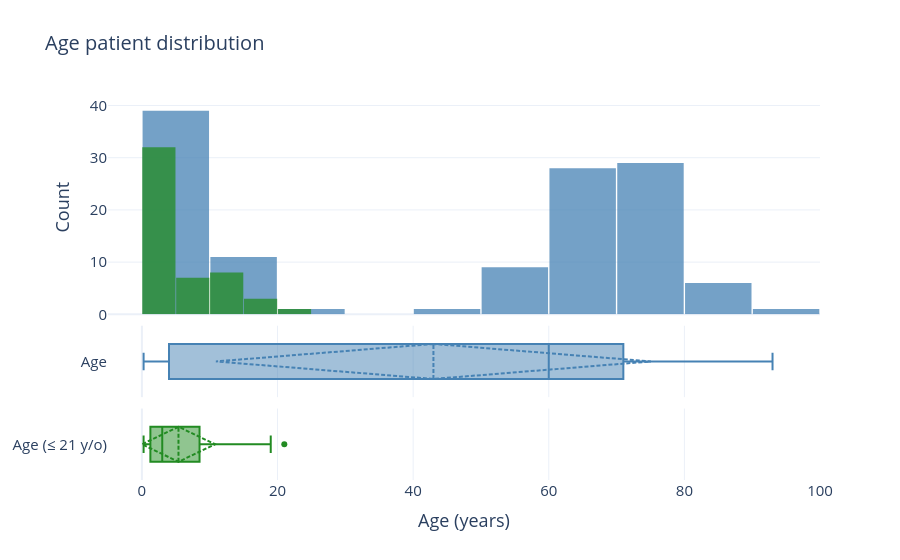

The notebook cell saved with this chart:
### Markdown cell above
### 3.3. Age distribution

### Code cell
# --- 1. Datos ---
ages = df_patients["age"].dropna()
ages_filtered = ages[ages <=21]

# --- 3. Crear figura: 2 filas, eje X compartido ---
fig = make_subplots(
    rows=3, cols=1,
    shared_xaxes=True,
    row_heights=[0.75, 0.25, 0.25],   # histograma más grande, boxplot como "resumen" fino
    vertical_spacing=0.03,
)

# --- Histograma (normalizado a densidad para que la escala coincida con la KDE) ---
fig.add_trace(
    go.Histogram(
        x=ages,
        name="Duration",
        marker_color="steelblue",
        opacity=0.75,
        showlegend=False,
    ),
    row=1, col=1
)
fig.add_trace(
    go.Histogram(
        x=ages_filtered,
        name="Duration",
        marker_color="forestgreen",
        opacity=0.75,
        showlegend=False,
    ),
    row=1, col=1
)

# --- Boxplot horizontal ---
fig.add_trace(
    go.Box(
        x=ages,
        name="Age",
        marker_color="steelblue",
        line_color="steelblue",
        boxpoints="outliers",   # muestra outliers como puntos
        showlegend=False,
        boxmean="sd"
    ),
    row=2, col=1
)

# --- Boxplot horizontal ---
fig.add_trace(
    go.Box(
        x=ages_filtered,
        name="Age (≤ 21 y/o)",
        marker_color="forestgreen",
        line_color="forestgreen",
        boxpoints="outliers",   # muestra outliers como puntos
        showlegend=False,
        boxmean="sd"
    ),
    row=3, col=1
)

# --- 4. Layout ---
fig.update_layout(
    template="plotly_white",
    title_text="Age patient distribution",
    font=dict(size=15),
    title_font=dict(size=20),
    bargap=0.02,
    barmode="overlay"
)
fig.update_yaxes(title_text="Count", row=1, col=1)
fig.update_yaxes(showticklabels=True, row=3, col=1)
fig.update_xaxes(title_text="Age (years)", row=3, col=1)

fig.show()
fig.write_image("assets/age_patient_distribution.png", scale=5)

### Figure 1 — Plotly figure (JSON) as saved in the notebook; plotly's stock layout.template omitted (floating-point values rounded to 4 significant figures)
{"data": [{"marker": {"color": "steelblue"}, "name": "Duration", "opacity": 0.75, "showlegend": false, "type": "histogram", "x": [3.0, 0.75, 70.0, 70.0, 7.0, 73.0, 75.0, 3.0, 84.0, 75.0, 63.0, 60.0, 58.0, 77.0, 0.58, 56.0, 68.0, 81.0, 2.0, 78.0, 13.0, 66.0, 5.0, 65.0, 14.0, 1.0, 2.0, 65.0, 6.0, 85.0, 3.0, 71.0, 68.0, 61.0, 70.0, 5.0, 4.0, 56.0, 61.0, 79.0, 66.0, 78.0, 0.25, 3.0, 69.0, 67.0, 77.0, 4.0, 0.67, 0.67, 75.0, 16.0, 3.0, 65.0, 69.0, 80.0, 62.0, 63.0, 0.83, 74.0, 2.0, 67.0, 62.0, 1.0, 2.0, 71.0, 1.0, 19.0, 50.0, 79.0, 9.0, 73.0, 3.0, 68.0, 63.0, 65.0, 56.0, 58.0, 10.0, 93.0, 65.0, 11.0, 14.0, 2.0, 75.0, 71.0, 0.5, 3.0, 75.0, 3.0, 74.0, 69.0, 77.0, 2.0, 67.0, 21.0, 16.0, 71.0, 71.0, 72.0, 73.0, 2.0, 57.0, 66.0, 45.0, 3.0, 63.0, 5.0, 14.0, 1.0, 70.0, 83.0, 58.0, 5.0, 56.0, 1.0, 12.0, 75.0, 81.0, 66.0, 74.0, 60.0, 10.0, 0.83, 4.0], "xaxis": "x", "yaxis": "y"}, {"marker": {"color": "forestgreen"}, "name": "Duration", "opacity": 0.75, "showlegend": false, "type": "histogram", "x": [3.0, 0.75, 7.0, 3.0, 0.58, 2.0, 13.0, 5.0, 14.0, 1.0, 2.0, 6.0, 3.0, 5.0, 4.0, 0.25, 3.0, 4.0, 0.67, 0.67, 16.0, 3.0, 0.83, 2.0, 1.0, 2.0, 1.0, 19.0, 9.0, 3.0, 10.0, 11.0, 14.0, 2.0, 0.5, 3.0, 3.0, 2.0, 21.0, 16.0, 2.0, 3.0, 5.0, 14.0, 1.0, 5.0, 1.0, 12.0, 10.0, 0.83, 4.0], "xaxis": "x", "yaxis": "y"}, {"boxmean": "sd", "boxpoints": "outliers", "line": {"color": "steelblue"}, "marker": {"color": "steelblue"}, "name": "Age", "showlegend": false, "type": "box", "x": [3.0, 0.75, 70.0, 70.0, 7.0, 73.0, 75.0, 3.0, 84.0, 75.0, 63.0, 60.0, 58.0, 77.0, 0.58, 56.0, 68.0, 81.0, 2.0, 78.0, 13.0, 66.0, 5.0, 65.0, 14.0, 1.0, 2.0, 65.0, 6.0, 85.0, 3.0, 71.0, 68.0, 61.0, 70.0, 5.0, 4.0, 56.0, 61.0, 79.0, 66.0, 78.0, 0.25, 3.0, 69.0, 67.0, 77.0, 4.0, 0.67, 0.67, 75.0, 16.0, 3.0, 65.0, 69.0, 80.0, 62.0, 63.0, 0.83, 74.0, 2.0, 67.0, 62.0, 1.0, 2.0, 71.0, 1.0, 19.0, 50.0, 79.0, 9.0, 73.0, 3.0, 68.0, 63.0, 65.0, 56.0, 58.0, 10.0, 93.0, 65.0, 11.0, 14.0, 2.0, 75.0, 71.0, 0.5, 3.0, 75.0, 3.0, 74.0, 69.0, 77.0, 2.0, 67.0, 21.0, 16.0, 71.0, 71.0, 72.0, 73.0, 2.0, 57.0, 66.0, 45.0, 3.0, 63.0, 5.0, 14.0, 1.0, 70.0, 83.0, 58.0, 5.0, 56.0, 1.0, 12.0, 75.0, 81.0, 66.0, 74.0, 60.0, 10.0, 0.83, 4.0], "xaxis": "x2", "yaxis": "y2"}, {"boxmean": "sd", "boxpoints": "outliers", "line": {"color": "forestgreen"}, "marker": {"color": "forestgreen"}, "name": "Age (≤ 21 y/o)", "showlegend": false, "type": "box", "x": [3.0, 0.75, 7.0, 3.0, 0.58, 2.0, 13.0, 5.0, 14.0, 1.0, 2.0, 6.0, 3.0, 5.0, 4.0, 0.25, 3.0, 4.0, 0.67, 0.67, 16.0, 3.0, 0.83, 2.0, 1.0, 2.0, 1.0, 19.0, 9.0, 3.0, 10.0, 11.0, 14.0, 2.0, 0.5, 3.0, 3.0, 2.0, 21.0, 16.0, 2.0, 3.0, 5.0, 14.0, 1.0, 5.0, 1.0, 12.0, 10.0, 0.83, 4.0], "xaxis": "x3", "yaxis": "y3"}], "layout": {"bargap": 0.02, "barmode": "overlay", "font": {"size": 15}, "title": {"font": {"size": 20}, "text": "Age patient distribution"}, "xaxis": {"anchor": "y", "domain": [0, 1], "matches": "x3", "showticklabels": false}, "xaxis2": {"anchor": "y2", "domain": [0, 1], "matches": "x3", "showticklabels": false}, "xaxis3": {"anchor": "y3", "domain": [0, 1], "title": {"text": "Age (years)"}}, "yaxis": {"anchor": "x", "domain": [0.436, 1], "title": {"text": "Count"}}, "yaxis2": {"anchor": "x2", "domain": [0.218, 0.406]}, "yaxis3": {"anchor": "x3", "domain": [0, 0.188], "showticklabels": true}}}
